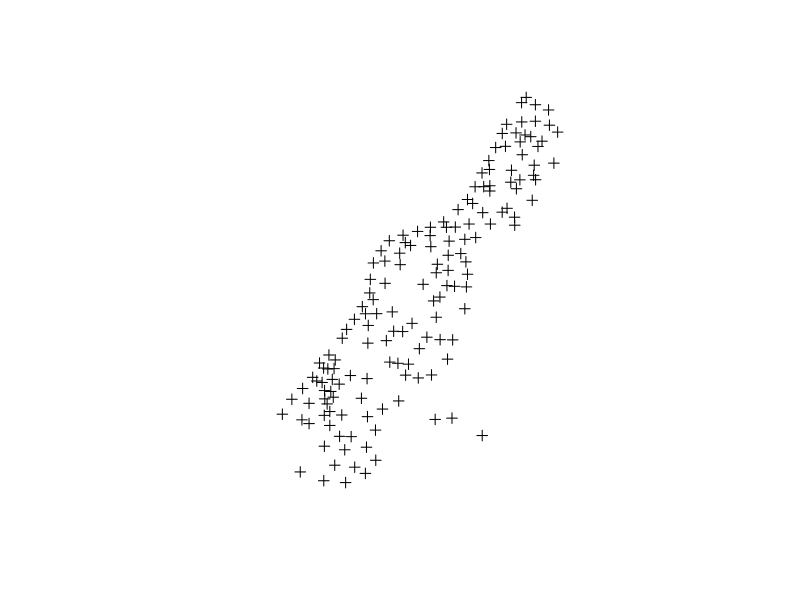
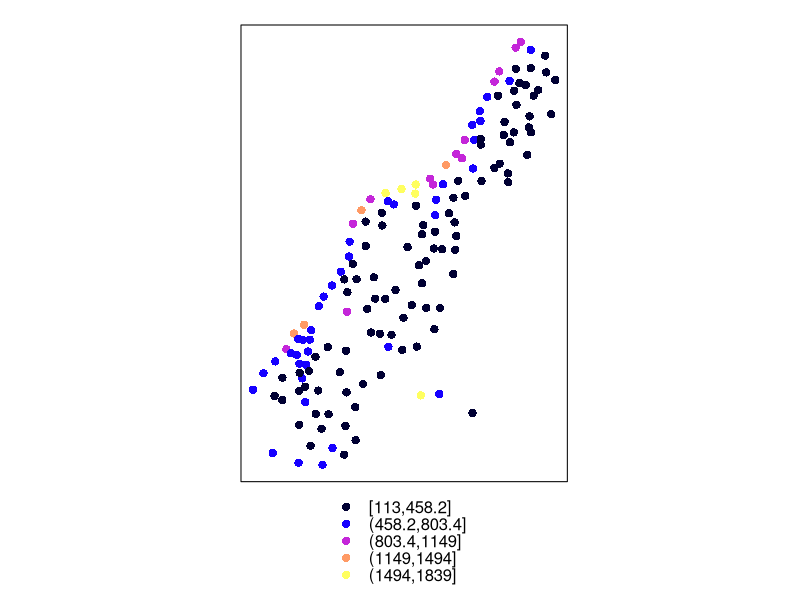
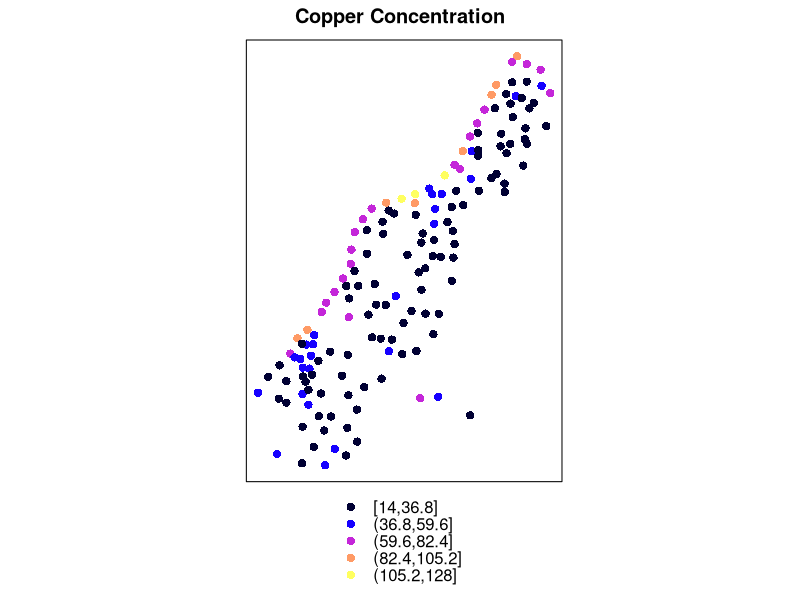
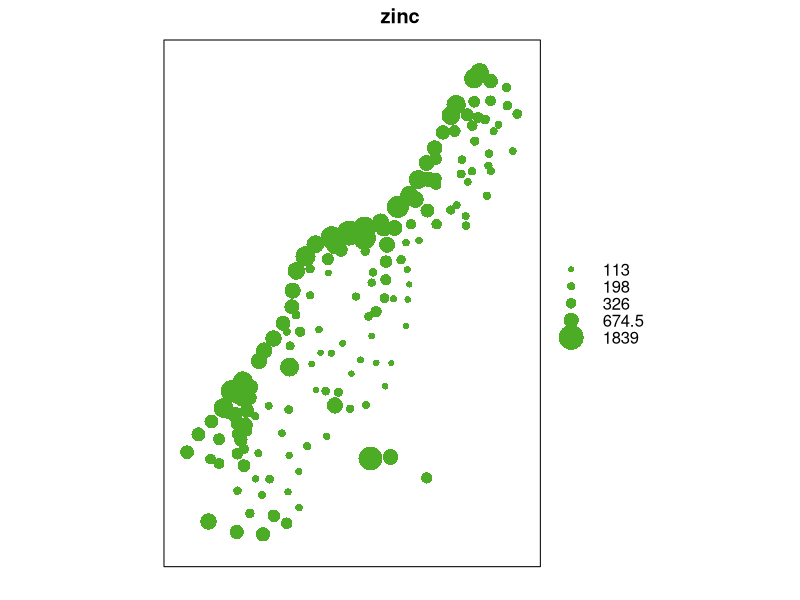

Generate these figures, in order, with R: (Note: this script raises an error after producing the figures.)
# R code for spatial viow of points

install.packages("sp")

library(sp)

data(meuse)

head(meuse)

# coordinates
coordinates(meuse) = ~x+y   #alt+126

plot(meuse)
spplot(meuse, "zinc")

# Exercise: plot the spatial amount of copper
spplot(meuse, "copper", main= "Copper Concentration")

bubble(meuse, "zinc")

#Exercise: bubble Copper in red
bubble(meuse, "Copper", main= "Copper Concentration", col= "red")
